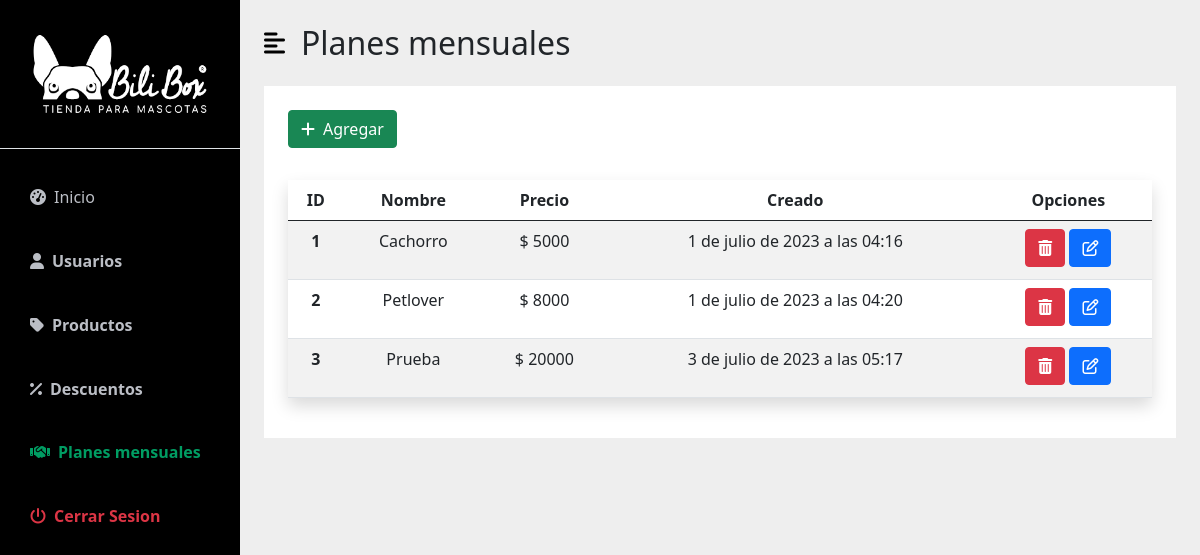
/dash_admin/planes/, run on an earlier commit of the app's database.
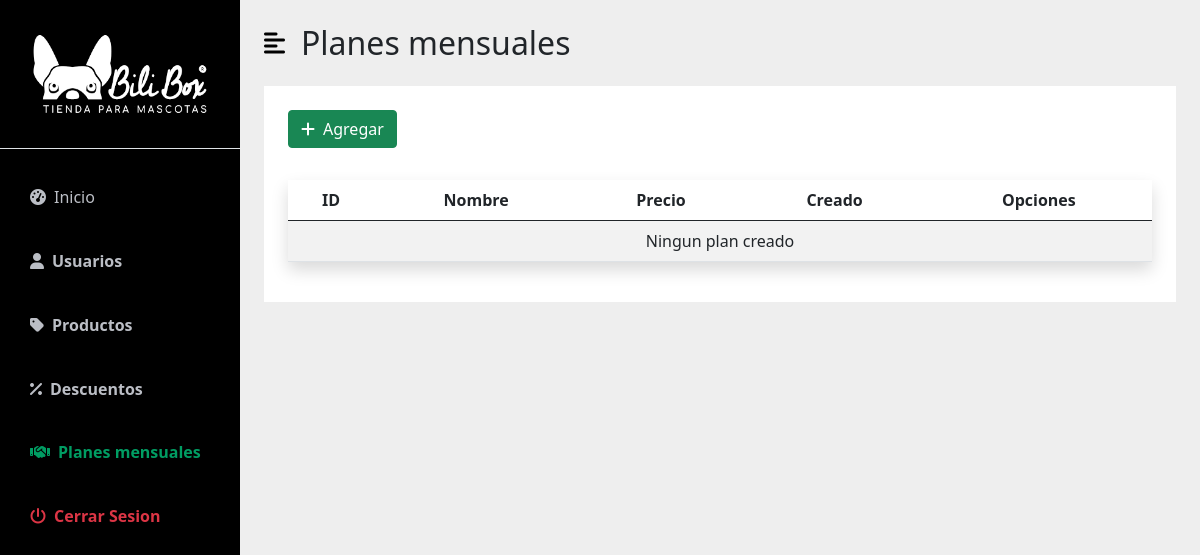
And on a later commit of the database.
### Appsuscripciones/models.py (models this page shows, shortened)
class Plan(models.Model):
    nombre = models.CharField(max_length=50)
    precio = models.IntegerField()
    created_at = models.DateTimeField(auto_now_add=True)
    class Meta:
        db_table = 'plan' #Como se va a ver en la basen de datos
        verbose_name = 'plan'
        verbose_name_plural = 'planes'

### AppDashboardAdmin/views.py (the view, shortened to what this page needs)
# urls.py: path('planes/',views.planes, name='planes'),
def planes(request):
    if request.method != 'POST':
        planes = Plan.objects.all()
        data = {
            'planes': planes
        }
        return render(request,'suscripciones/planes.html',data)

### AppCarro/context_processor.py (called while the page is built)
def importe_total_carro(request):
    total=0
    try:
      if request.user.is_authenticated:
        for key, value in request.session["carro"].items():
          total = total + (int(value["precio"]) * value["cantidad"])
      else:
        pass
    except:
      pass
    return {'importe_total_carro':total}

### AppDashboardAdmin/templates/suscripciones/planes.html (shortened to what this page needs)
{% extends 'dash_admin/base_dash_admin.html' %}
{% block content %}
<div id="page-content-wrapper">
    <nav class="navbar navbar-expand-lg navbar-light bg-transparent py-4 px-4">
        <div class="d-flex align-items-center">
            <i class="fas fa-align-left primary-text fs-4 me-3" id="menu-toggle"></i>
            <h2 class="fs-2 m-0">Planes mensuales</h2>
        </div>
    </nav>
    <div class="container-fluid px-4 ">
        <div class="p-2" style=" background-color: white;" >
            <div class="m-3">
                <button type="button" class="btn btn-success" data-bs-toggle="modal"
                    data-bs-target="#planesModal">
                    <i class="fa-solid fa-plus me-2"></i>Agregar
                </button>
            </div>
                <div class="col table-responsive p-3 rounded">
                    <table class="table table-striped text-center shadow">
                        <thead>
                            <tr>
                                <th>ID</th>
                                <th>Nombre</th>
                                <th>Precio</th>
                                <th>Creado</th>
                                <th>Opciones</th>
                            </tr>
                        </thead>
                        <tbody>
                            {% if planes %}
                            {% for i in planes %}
                            <tr>
                                <th class="">{{i.id}}</th>
                                <td class="col">{{i.nombre}}</td>
                                <td class="col">$ {{i.precio}}</td>
                                <td class="col">{{i.created_at}}</td>
                                <td>
                                    <a href="#" onclick="eliminarPlan({{i.id}})" > <button class="btn btn-danger mb-1"><i
                                                class="fa-solid fa-trash-can"></i></button></a>
                                    <a href="#"> <button class="btn btn-primary mb-1"><i
                                                class="fa-regular fa-pen-to-square"></i></button></a>
                                </td>
                            </tr>
                            {% endfor %}
                            {% else %}
                            <td colspan="8">Ningun plan creado</td>
                            {% endif %}
                        </tbody>
                    </table>
                </div>
        </div>
    </div>
</div>
{% endblock %}

What changed in the data, as far as the page shows it:
removed Plan: id "1", nombre "Cachorro", precio "5000", created_at "1 de julio de 2023 a las 04:16"
removed Plan: id "2", nombre "Petlover", precio "8000", created_at "1 de julio de 2023 a las 04:20"
removed Plan: id "3", nombre "Prueba", precio "20000", created_at "3 de julio de 2023 a las 05:17"
Also different on the page:
text now shown: "Ningun plan creado"
